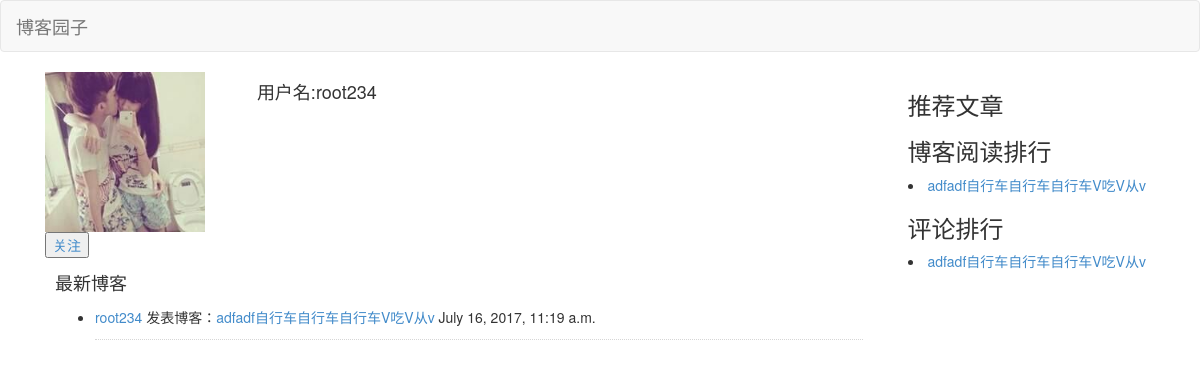
The page /zhongxi/3/ on the database its author committed.
### blog/models.py (models this page shows, shortened)
class User(AbstractUser):
    avatar=models.ImageField(upload_to='vaatar/%Y/%m',default='vaatar/default/pang')
    qq=models.CharField(u'qq号码', max_length=20,blank=True)
    mobile=models.CharField(u'手机号',max_length=11,blank=True,null=True,unique=True)
    class Meta:
        verbose_name = u'用户'
        verbose_name_plural = verbose_name
        ordering=['-id']
    def __str__(self) :
        return self.username

class Article(models.Model):
    title=models.CharField(u'文章标题',max_length=50)
    desc=models.CharField(u'文章描述',max_length=50)
    content=models.TextField(u'文章内容')
    click_count=models.IntegerField(u'点击次数',default=0)
    date_publish=models.DateTimeField(u'发布时间',auto_now_add=True)
    is_recommend=models.BooleanField(u'是否推荐',default=False)
    users=models.ForeignKey(User)
    categorys=models.ForeignKey(Catagory)
    tag=models.ManyToManyField(Tag)
    objects=ArticleManager()
    class Meta:
        verbose_name = u'文章'
        verbose_name_plural = verbose_name
        ordering=['-date_publish']
    def __str__(self) :
        return self.title

### blog/views.py (the view)
# urls.py: url(r'^zhongxi/(?P<id>\d+)/$', ZhongxinView.as_view(),name='zhongxin'),
class ZhongxinView(View):
    def get(self,request,id):
        user=User.objects.get(id=str(id))
        post_list=Article.objects.filter(users__username=user)
        readlist=post_list.order_by('-click_count')[0:5]
        me=Article.objects.filter(is_recommend=True)
        tuijian_list=me.filter(users__username=user)
        return render(request,'geren.html',{'user':user,"post_list":post_list,'readlist':readlist,'tuijian_list':tuijian_list})

### templates/geren.html (shortened to what this page needs)
<!DOCTYPE html>
<html>
<head>
	{% load staticfiles %}
    <link rel="stylesheet" href="{% static 'css/bootstrap.min.css' %}">
    <link rel="stylesheet" type="text/css" href="{% static 'css/common.css' %}">
</head>
<body>
<nav class="navbar navbar-default" role="navigation">
	<div class="container-fluid">
	<div class="navbar-header">
		<a class="navbar-brand" href="/">博客园子</a>
	</div>
        </div>
</nav>
<div class="container">
	<div class="row">
		<div class="col-md-9">
		  <div class="container-fluid">
		  	<div class="row">
		  		<div class="col-xs-6 col-md-3">
     		 	<img src="..\static\touxiang\2.jpg" height="160" width="160" >
		  		</div>
		  		<div class="col-md-9">
		  			<div>
		  				<h4>用户名:{{ user }}</h4>
		  			</div>
		  		</div>
		  	</div>
		  	<div  class="gedui">
                {% if use1 %}
                  <button href="">已关注</button>
                {% else %}
                <a>
                   <button href="">关注</button>
                  {% endif %}
                </a>
		  	</div>
		  	<div class="feed_block">
		  		<h4>最新博客</h4>
		  		<ul id="feed_list">
		  		{% for list in post_list %}
        <li class="feed_item">
        <div class="feed_body" >
        <div class="feed_title">
        <a href="#" class="feed_author">{{list.users}}</a> 发表博客：<a href="{% url 'detail' id=list.id %}" target="_blank">{{list.title}}</a>
          <span class="feed_date">{{ list.date_publish }}</span></div>
          </div>
        </li></li>
		{% endfor %}
          </ul>
		  	</div>
		  </div>
		</div>
		<div class="col-md-3">
        <div>
        <h3>推荐文章</h3>
		</div>
		<div>
		<h3>博客阅读排行</h3>
            {% for read in readlist %}
		 <li><a href="{% url 'detail' id=read.id %}">{{ read }}</a></li>
            {% endfor %}
		</div>
		<div>
			<h3>评论排行</h3>
            {% for read in readlist %}
		 <li><a href="{% url 'detail' id=read.id %}">{{ read }}</a></li>
            {% endfor %}
		</div>
		</div>
</div>
</div>
</body>
</html>

### static/css/common.css (style rules this page uses)
body { margin-top: 0px; margin-right: 0px; margin-bottom:0px; margin-left: 0px; }
.feed_block { margin-bottom: 10px; margin-left: 10px; margin-top: 15px; }
ul { display: block; list-style-type: disc; -webkit-margin-before: 1em; -webkit-margin-after: 1em; -webkit-margin-start: 0px; -webkit-margin-end: 0px; -webkit-padding-start: 40px; }
.feed_item { border-bottom: 1px dotted #d6d6d6; padding: 0 0 12px; margin: 0 0 12px; }

### rows shown on the page
User: username "root234"
Article: users "root234", title "adfadf自行车自行车自行车V吃V从v", date_publish "July 16, 2017, 11:19 a.m."
